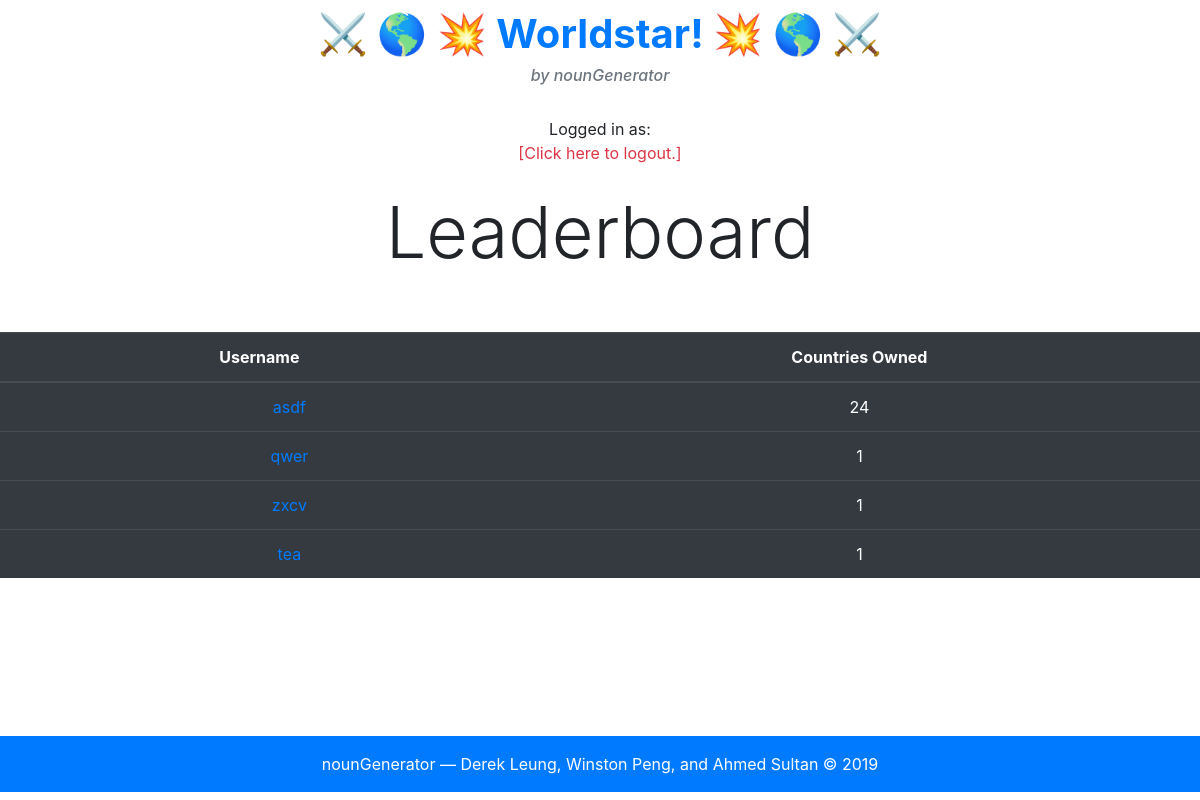
The app's page /leaderboards with its own data.
### tables this page shows
CREATE TABLE userdata(username TEXT, password TEXT, countriesOwned INTEGER, countryList BLOB);

### app.py (the view)
@app.route("/leaderboards")
def leaderboard():
    stuff = []
    with sqlite3.connect(DB_FILE) as connection:
        cur = connection.cursor()
        cur.execute('SELECT username FROM userdata;')
        names = cur.fetchall()
    for i in names:  # loops through all registered usernames
        cur.execute("SELECT * FROM countrydata WHERE OWNER LIKE ? ;",(i[0],)) #cross references username with country owners
        count = len(cur.fetchall())
        stuff.append([i,count])
    sorted(stuff, key =lambda x: x[1], reverse =True)
    print(stuff)
    return render_template("leaderboard.html", stuff = stuff)

### templates/leaderboard.html (shortened to what this page needs)
{% extends "base.html" %}
{% block body %}
<div style="text-align: center;">
<h1 class="display-3">Leaderboard</h1>
<br>
<br>
<table class="table table-dark">
  <thead>
    <tr>
      <th scope="col">Username</th>
      <th scope="col">Countries Owned</th>
    </tr>
  </thead>
  <tbody>
    {% for i in stuff %}
    <tr>
      <td><a class="text-primary" style="text-align: left; padding-left: 5vw;" href="/profile/{{i[0][0]}}"> {{i[0][0]}}</a></td>
      <td>{{i[1]}}</td>
    </tr>
    {% endfor %}
  </tbody>
</table>
</div>
{% endblock %}
{% block logout %}
<div style="text-align: center;">
  <br>
  <a>Logged in as: {{ username }}</a>
</div>
<div style="text-align: center;">
  <a class="text-danger" href="/logout">[Click here to logout.]</a>
</div>
<br>
{% endblock %}

### records on screen
userdata: username "asdf", i "24"
userdata: username "qwer", i "1"
userdata: username "zxcv", i "1"
userdata: username "tea", i "1"
